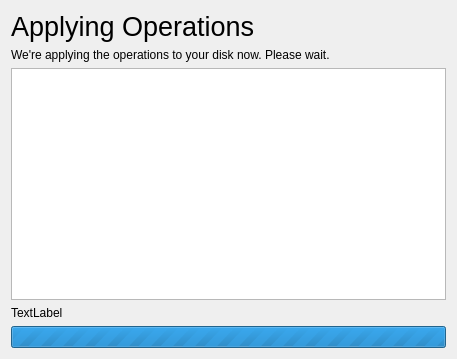
<?xml version="1.0" encoding="UTF-8"?>
<ui version="4.0">
 <class>DoingPartitioning</class>
 <widget class="QDialog" name="DoingPartitioning">
  <property name="geometry">
   <rect>
    <x>0</x>
    <y>0</y>
    <width>457</width>
    <height>359</height>
   </rect>
  </property>
  <property name="windowTitle">
   <string>Dialog</string>
  </property>
  <layout class="QVBoxLayout" name="verticalLayout">
   <item>
    <widget class="QLabel" name="label_7">
     <property name="font">
      <font>
       <pointsize>20</pointsize>
      </font>
     </property>
     <property name="text">
      <string>Applying Operations</string>
     </property>
    </widget>
   </item>
   <item>
    <widget class="QLabel" name="label_8">
     <property name="text">
      <string>We're applying the operations to your disk now. Please wait.</string>
     </property>
     <property name="wordWrap">
      <bool>true</bool>
     </property>
    </widget>
   </item>
   <item>
    <widget class="QListWidget" name="operationsList"/>
   </item>
   <item>
    <widget class="QLabel" name="currentOperationText">
     <property name="text">
      <string>TextLabel</string>
     </property>
    </widget>
   </item>
   <item>
    <widget class="QProgressBar" name="progressBar">
     <property name="maximum">
      <number>0</number>
     </property>
     <property name="value">
      <number>-1</number>
     </property>
    </widget>
   </item>
  </layout>
 </widget>
 <resources/>
 <connections/>
</ui>
